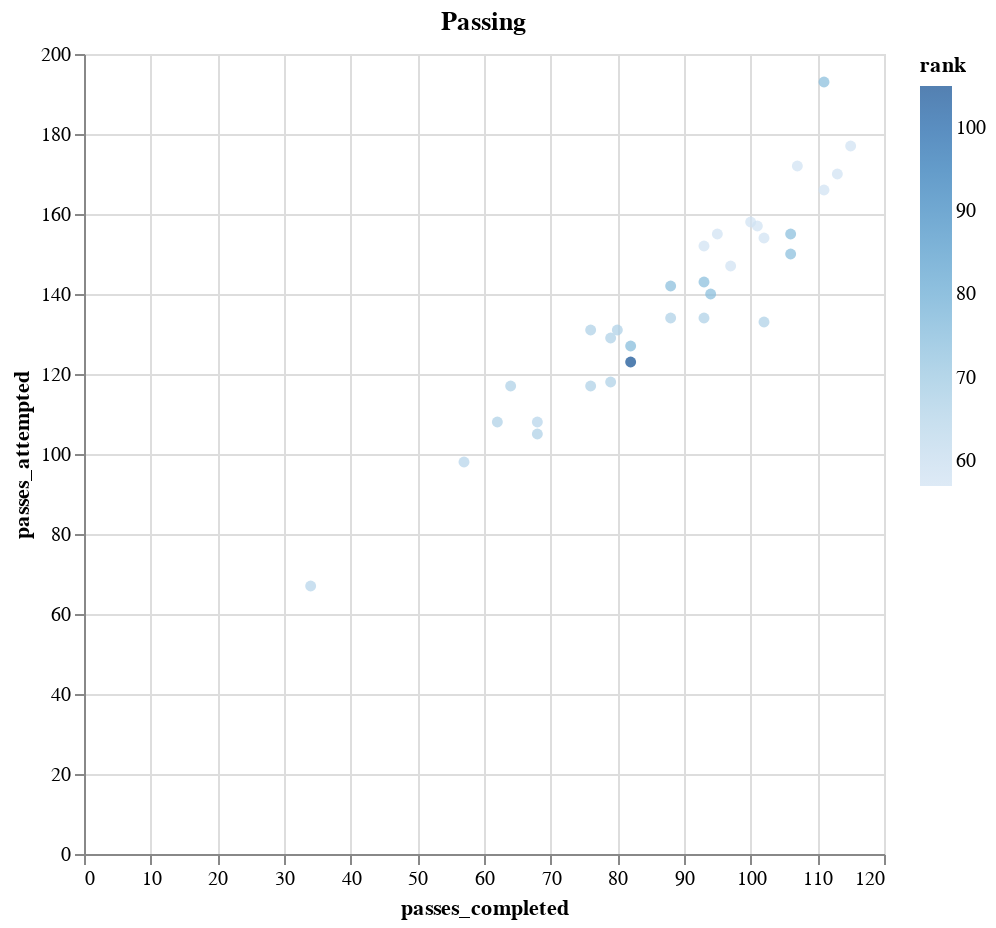

Write notebook code for a chart like this one.
### Code cell
c3 = alt.Chart(w4_1).mark_circle().encode(
    x="passes_completed",
    y="passes_attempted",
    color=alt.Color("pred", title="rank"),
    tooltip = ('passes_attempted','touchdowns','points_scored','yards_per_play','passes_completed')
).properties(
    title="Passing",
    width=400,
    height=400,
)
c3

### Figure 1 — Vega-Lite specification as saved in the notebook (floating-point values rounded to 4 significant figures)
{"config": {"view": {"continuousWidth": 400, "continuousHeight": 300}}, "data": {"name": "data-3691e41c4b8cd102a0b0318f60ffc119"}, "mark": "circle", "encoding": {"color": {"field": "pred", "title": "rank", "type": "quantitative"}, "tooltip": [{"field": "passes_attempted", "type": "quantitative"}, {"field": "touchdowns", "type": "quantitative"}, {"field": "points_scored", "type": "quantitative"}, {"field": "yards_per_play", "type": "quantitative"}, {"field": "passes_completed", "type": "quantitative"}], "x": {"field": "passes_completed", "type": "quantitative"}, "y": {"field": "passes_attempted", "type": "quantitative"}}, "height": 400, "title": "Passing", "width": 400, "$schema": "https://vega.github.io/schema/vega-lite/v4.17.0.json", "datasets": {"data-3691e41c4b8cd102a0b0318f60ffc119": [{"points_scored": 140, "yards_per_play": 6.5, "offensive_plays": 269, "passes_completed": 93, "passes_attempted": 152, "touchdowns": 18, "pred_1": 57, "predict": 57, "pred": 57}, {"points_scored": 129, "yards_per_play": 6.0, "offensive_plays": 257, "passes_completed": 97, "passes_attempted": 147, "touchdowns": 15, "pred_1": 57, "predict": 57, "pred": 57}, {"points_scored": 119, "yards_per_play": 6.2, "offensive_plays": 230, "passes_completed": 76, "passes_attempted": 117, "touchdowns": 14, "pred_1": 66, "predict": 66, "pred": 66}, {"points_scored": 115, "yards_per_play": 6.1, "offensive_plays": 285, "passes_completed": 82, "passes_attempted": 123, "touchdowns": 14, "pred_1": 105, "predict": 105, "pred": 105}, {"points_scored": 114, "yards_per_play": 6.0, "offensive_plays": 275, "passes_completed": 113, "passes_attempted": 170, "touchdowns": 12, "pred_1": 57, "predict": 57, "pred": 57}, {"points_scored": 105, "yards_per_play": 5.5, "offensive_plays": 281, "passes_completed": 82, "passes_attempted": 127, "touchdowns": 11, "pred_1": 74, "predict": 74, "pred": 74}, {"points_scored": 105, "yards_per_play": 5.4, "offensive_plays": 250, "passes_completed": 88, "passes_attempted": 134, "touchdowns": 11, "pred_1": 66, "predict": 66, "pred": 66}, {"points_scored": 103, "yards_per_play": 5.9, "offensive_plays": 236, "passes_completed": 57, "passes_attempted": 98, "touchdowns": 9, "pred_1": 64, "predict": 64, "pred": 64}, {"points_scored": 98, "yards_per_play": 6.4, "offensive_plays": 227, "passes_completed": 94, "passes_attempted": 140, "touchdowns": 11, "pred_1": 73, "predict": 73, "pred": 73}, {"points_scored": 96, "yards_per_play": 5.6, "offensive_plays": 256, "passes_completed": 95, "passes_attempted": 155, "touchdowns": 8, "pred_1": 57, "predict": 57, "pred": 57}, {"points_scored": 95, "yards_per_play": 6.3, "offensive_plays": 228, "passes_completed": 102, "passes_attempted": 133, "touchdowns": 9, "pred_1": 66, "predict": 66, "pred": 66}, {"points_scored": 92, "yards_per_play": 5.6, "offensive_plays": 264, "passes_completed": 111, "passes_attempted": 166, "touchdowns": 11, "pred_1": 57, "predict": 57, "pred": 57}, {"points_scored": 91, "yards_per_play": 4.8, "offensive_plays": 290, "passes_completed": 101, "passes_attempted": 157, "touchdowns": 9, "pred_1": 57, "predict": 57, "pred": 57}, {"points_scored": 88, "yards_per_play": 4.8, "offensive_plays": 292, "passes_completed": 115, "passes_attempted": 177, "touchdowns": 9, "pred_1": 57, "predict": 57, "pred": 57}, {"points_scored": 86, "yards_per_play": 5.4, "offensive_plays": 254, "passes_completed": 100, "passes_attempted": 158, "touchdowns": 9, "pred_1": 57, "predict": 57, "pred": 57}, {"points_scored": 82, "yards_per_play": 5.2, "offensive_plays": 245, "passes_completed": 106, "passes_attempted": 155, "touchdowns": 7, "pred_1": 73, "predict": 73, "pred": 73}, {"points_scored": 78, "yards_per_play": 4.9, "offensive_plays": 214, "passes_completed": 64, "passes_attempted": 117, "touchdowns": 6, "pred_1": 66, "predict": 66, "pred": 66}, {"points_scored": 76, "yards_per_play": 6.0, "offensive_plays": 244, "passes_completed": 93, "passes_attempted": 143, "touchdowns": 9, "pred_1": 73, "predict": 73, "pred": 73}, {"points_scored": 76, "yards_per_play": 5.2, "offensive_plays": 256, "passes_completed": 68, "passes_attempted": 108, "touchdowns": 7, "pred_1": 64, "predict": 64, "pred": 64}, {"points_scored": 76, "yards_per_play": 5.0, "offensive_plays": 289, "passes_completed": 111, "passes_attempted": 193, "touchdowns": 8, "pred_1": 73, "predict": 73, "pred": 73}, {"points_scored": 75, "yards_per_play": 5.8, "offensive_plays": 259, "passes_completed": 93, "passes_attempted": 134, "touchdowns": 9, "pred_1": 66, "predict": 66, "pred": 66}, {"points_scored": 75, "yards_per_play": 5.2, "offensive_plays": 220, "passes_completed": 68, "passes_attempted": 105, "touchdowns": 9, "pred_1": 66, "predict": 66, "pred": 66}, {"points_scored": 74, "yards_per_play": 4.8, "offensive_plays": 234, "passes_completed": 79, "passes_attempted": 129, "touchdowns": 6, "pred_1": 66, "predict": 66, "pred": 66}, {"points_scored": 74, "yards_per_play": 5.7, "offensive_plays": 241, "passes_completed": 79, "passes_attempted": 118, "touchdowns": 8, "pred_1": 66, "predict": 66, "pred": 66}, {"points_scored": 73, "yards_per_play": 5.1, "offensive_plays": 237, "passes_completed": 88, "passes_attempted": 142, "touchdowns": 7, "pred_1": 73, "predict": 73, "pred": 73}, {"points_scored": 73, "yards_per_play": 4.6, "offensive_plays": 287, "passes_completed": 107, "passes_attempted": 172, "touchdowns": 10, "pred_1": 57, "predict": 57, "pred": 57}, {"points_scored": 71, "yards_per_play": 5.2, "offensive_plays": 241, "passes_completed": 76, "passes_attempted": 131, "touchdowns": 6, "pred_1": 66, "predict": 66, "pred": 66}, {"points_scored": 71, "yards_per_play": 5.5, "offensive_plays": 238, "passes_completed": 62, "passes_attempted": 108, "touchdowns": 7, "pred_1": 66, "predict": 66, "pred": 66}, {"points_scored": 70, "yards_per_play": 4.7, "offensive_plays": 248, "passes_completed": 106, "passes_attempted": 150, "touchdowns": 7, "pred_1": 73, "predict": 73, "pred": 73}, {"points_scored": 66, "yards_per_play": 5.4, "offensive_plays": 247, "passes_completed": 80, "passes_attempted": 131, "touchdowns": 6, "pred_1": 66, "predict": 66, "pred": 66}, {"points_scored": 64, "yards_per_play": 5.0, "offensive_plays": 219, "passes_completed": 34, "passes_attempted": 67, "touchdowns": 6, "pred_1": 64, "predict": 64, "pred": 64}, {"points_scored": 57, "yards_per_play": 5.0, "offensive_plays": 270, "passes_completed": 102, "passes_attempted": 154, "touchdowns": 6, "pred_1": 57, "predict": 57, "pred": 57}]}}
